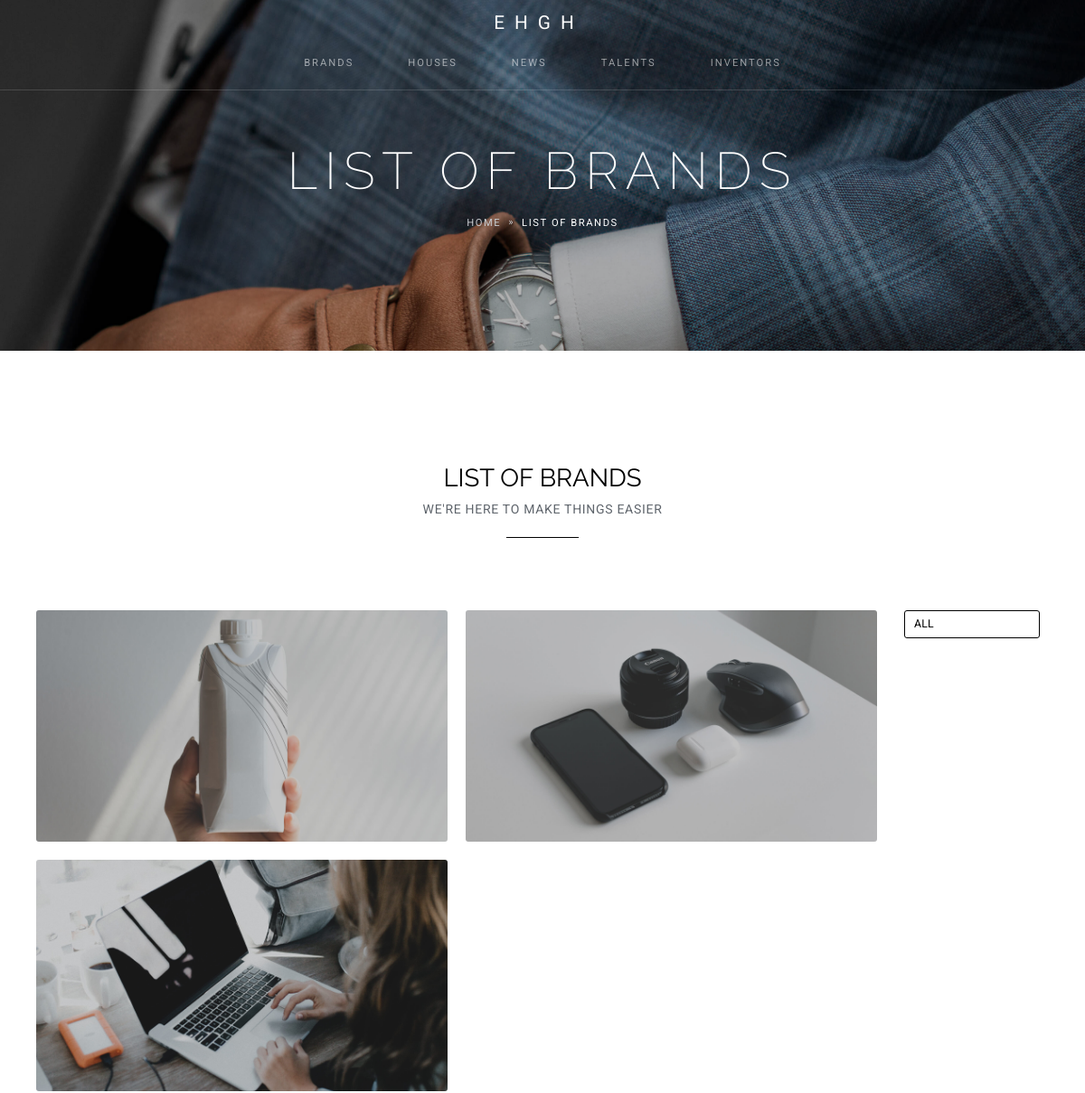
The page /brands/ (upper part) on the database as committed earlier.
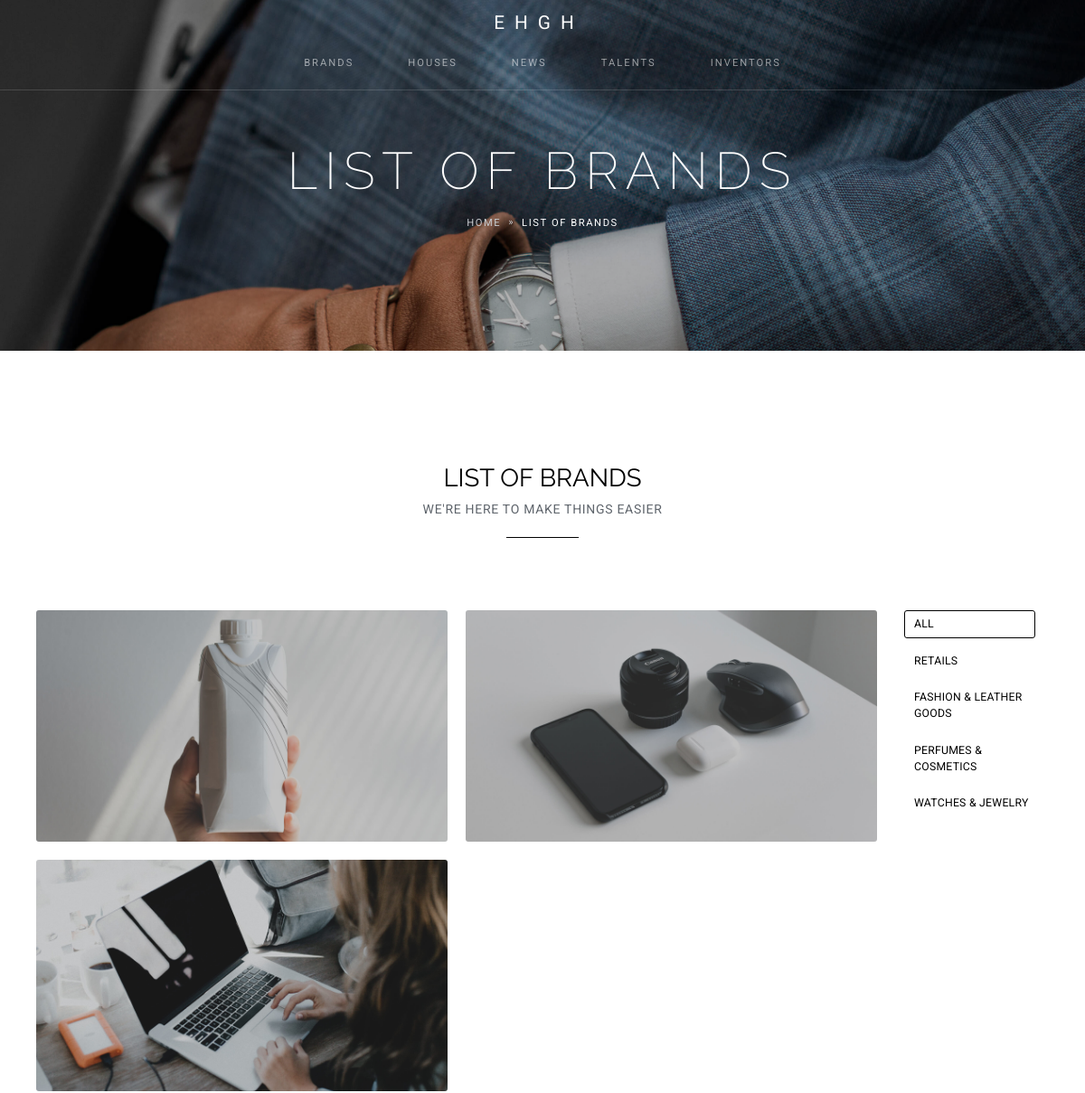
The same page on the database as committed later.
### brands/models.py (models this page shows, shortened)
class Brands(models.Model):
    STATUS_CHOICES = (
        ('d', 'Draft'),
        ('p', 'Publish')
    )
    title = models.CharField(max_length=300)
    slug = models.SlugField(max_length=200, unique=True)
    tags = models.ManyToManyField(Tags, related_name='brands', blank=True)
    description = HTMLField()
    founded = models.DateTimeField(default=timezone.now)
    line = models.ManyToManyField(Line, related_name='brands')
    website = models.CharField(max_length=300,blank=True,null=True)
    address = models.CharField(max_length=500,blank=True,null=True)
    image = models.ImageField(upload_to='brands')
    created = models.DateTimeField(auto_now_add=True)
    updated = models.DateTimeField(auto_now=True)
    status = models.CharField(max_length=1, choices=STATUS_CHOICES)
    keywords = models.CharField(max_length=300, null=True)
    seo_description = models.TextField(null=True)

class Line(models.Model):
    title = models.CharField(max_length=300)
    slug = models.SlugField(max_length=200, unique=True)
    status = models.BooleanField(default=True)

### brands/views.py (the view)
# urls.py: path('brands/', BrandsListView.as_view(), name="list_view"),
class BrandsListView(ListView):
    model = Brands
    queryset = Brands.objects.filter(status="p").order_by('-created')
    template_name = 'brands_list.html'
    context_object_name = 'brands'
    def get_context_data(self, **kwargs):
        context = super().get_context_data(**kwargs)
        context['lines'] = Line.objects.all()
        return context

### brands/templates/brands_list.html (shortened to what this page needs)
{% extends 'base/main_base.html' %}
{% load static %}
{% block content %}
<section class="text-center overflow-hidden py-0" data-zanim-timeline="{}" data-zanim-trigger="scroll">
    <div class="bg-holder overlay  parallax" style="background-image:url({% static 'img/header-9.jpg' %});">
    </div>
    <div class="container-fluid">
      <div class="header-overlay"></div>
      <div class="position-relative pt-10 pb-8">
        <div class="header-text">
          <div class="overflow-hidden">
            <h1 class="display-3 fs-7 text-white fw-lighter ls-2" data-zanim-xs='{"duration":2,"delay":0}'>List of Brands</h1>
          </div>
          <div class="overflow-hidden">
            <div class="d-flex justify-content-center" data-zanim-xs='{"duration":2,"delay":0.1}'>
              <nav aria-label="breadcrumb">
                <ol class="breadcrumb text-uppercase ls-2">
                  <li class="breadcrumb-item"><a class="text-400 hover-color-white" href="{% url "page:home" %}">Home</a></li>
                  <li class="breadcrumb-item active" aria-current="page">List of Brands</li>
                </ol>
              </nav>
            </div>
          </div>
        </div>
      </div>
    </div>
  </section>
  <section class="text-center pb-6">
    <div class="container">
      <div class="row">
        <div class="col-12 mb-5" data-zanim-timeline="{}" data-zanim-trigger="scroll">
          <div class="overflow-hidden">
            <h3 class="fw-normal mb-1" data-zanim-xs='{"duration":1.5,"delay":0}'>List of Brands</h3>
          </div>
          <div class="overflow-hidden">
            <p class="mb-0 ls-1 text-uppercase" data-zanim-xs='{"duration":1.5,"delay":0.1}'>We're Here To make things Easier</p>
          </div>
          <div class="overflow-hidden">
            <hr class="hr-short bg-black opacity-100" data-zanim-xs='{"duration":1.5,"delay":0.2}'>
          </div>
        </div>
        <div class="col-12">
          <div class="row sortable sortable-container-gutter-fix" data-rp-isotope='{"layoutMode":"packery"}'>
            <div class="col-lg-10 order-1 order-lg-0 position-relative">
              <div class="row gx-3">
                {% for brand in brands %}
                  <div class="col-6 mb-3 isotope-item {% for item in brand.line.all  %}{{ item.slug }} {% endfor %}" data-zanim-xs='{"delay":0.3}'>
                      <div class="hoverdir-item my-0" data-zanim-xs='{"duration":1.5,"animation":"zoom-in","delay":0}'>
                          <div class="hoverdir-item-content">
                              <a class="d-block" href="{% url "brands:detail_view" brand.slug %}">
                              <img class="img-fluid rounded" src="{{ brand.image.url }}" alt="{{ brand.title }}"/>
                              </a>
                          </div>
                      </div>
                  </div>
                {% endfor %}
              </div>
            </div>
            <div class="col-lg-2 order-0 order-lg-1 position-relative">
                <div class="menu mb-3 flex-lg-column text-start justify-content-center sticky-top work-alt-sticky-nav" data-filter-nav>
                    <a class="isotope-nav text-uppercase active" href="#work-alt" data-filter="*">all</a>
                    {% for line in lines %}
                    <a class="isotope-nav text-uppercase" href="#work-alt" data-filter=".{{ line.slug }}">{{ line.title }}</a>
                    {% endfor %}
                </div>
            </div>
          </div>
        </div>
      </div>
    </div>
  </section>
{% endblock content %}

### templates/base/main_base.html (shortened to what this page needs)
{% load static %}
<!DOCTYPE html>
<html lang="en-US" dir="ltr">
  <head>
    {% include "base/_header_refrences.html" %}
  </head>
  <body data-bs-spy="scroll" data-bs-target="#navbar-one-page" data-bs-offset="66.1">
    <main class="main" id="top">
    {% include "base/shared/header.html" %}
    {% block content %}{% endblock content %}
  </body>
</html>

### templates/base/_header_refrences.html (shortened to what this page needs)
{% load static %}
<link href="{% static 'vendors/swiper/swiper-bundle.min.css' %}" rel="stylesheet">
<link href="{% static 'css/theme.css' %}" rel="stylesheet" />
<link href="{% static 'css/user.css' %}" rel="stylesheet" />

### templates/base/shared/header.html (shortened to what this page needs)
<div class="fixed-top navbar-dark" data-navbar-on-scroll="data-navbar-on-scroll">
    <div class="container mt-2 center" id="top-logo">
      <a class="navbar-brand fw-normal ls-2" href="{% url "page:home" %}">E H G H</a>
    </div>
    <nav class="navbar navbar-expand-lg navbar-dark navbar-theme py-0">
      <div class="container">
        <div class="collapse navbar-collapse" id="navbarSupportedContent">
          <ul class="navbar-nav mx-auto" id="navbar-one-page">
            <li class="nav-item"><a class="nav-link" href="{% url "brands:list_view" %}"><span class="nav-link-text">Brands</span></a></li>
            <li class="nav-item"><a class="nav-link" href="#"><span class="nav-link-text">Houses</span></a></li>
            <li class="nav-item"><a class="nav-link" href="#"><span class="nav-link-text">News</span></a></li>
            <li class="nav-item"><a class="nav-link" href="#"><span class="nav-link-text">Talents</span></a></li>
            <li class="nav-item"><a class="nav-link" href="#"><span class="nav-link-text">Inventors</span></a></li>
          </ul>
        </div>
      </div>
    </nav>
  </div>

### templates/base/shared/footer.html (shortened to what this page needs)
{% load static %}

### templates/base/_footer_refrences.html (shortened to what this page needs)
{% load static %}

### assets/css/user.css (style rules this page uses)
.center { text-align: center; }
#top-logo, #top-logo2 { transition: opacity 200ms ease-in-out; }

Rows that differ between the two databases and show on the page:
added Line: title "RETAILS"
added Line: title "FASHION & LEATHER GOODS"
added Line: title "PERFUMES & COSMETICS"
added Line: title "WATCHES & JEWELRY"
